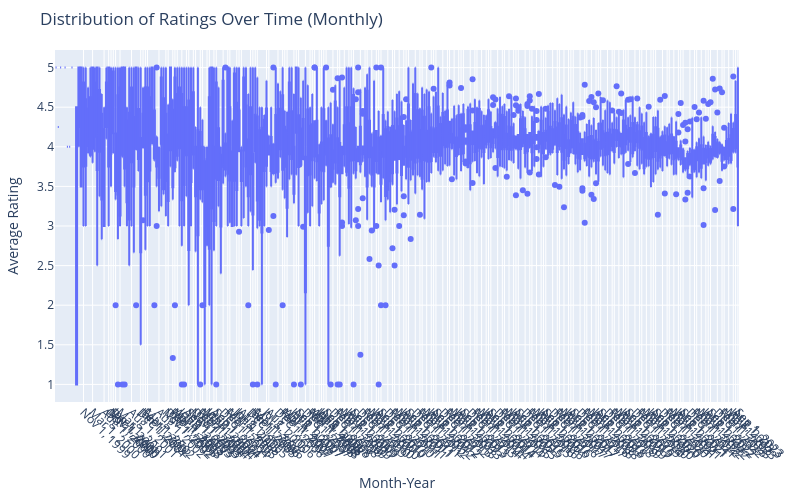

Notebook cell for this chart:
### Code cell
import pandas as pd
import plotly.express as px

# ---------------------------
# 1) Load and Preprocess Data
# ---------------------------
# File path to your ratingvalue.py data
file_path = "anything.csv"  # Update this if needed

# Read the CSV file
df = pd.read_csv(file_path)

# Convert 'time_period' to datetime format
df["time_period"] = pd.to_datetime(df["time_period"], format="%Y-%m")

# Create a 'year_month' column as period and then convert to string
df["year_month"] = df["time_period"].dt.to_period("M").astype(str)

# ---------------------------
# 2) Create Plotly Box Plot
# ---------------------------
fig_box = px.box(
    df,
    x="year_month",
    y="average_rating",
    title="Distribution of Ratings Over Time (Monthly)",
    labels={"year_month": "Month-Year", "average_rating": "Average Rating"},
)

# ---------------------------
# 3) Customize Layout
# ---------------------------
fig_box.update_layout(
    xaxis_title="Month-Year",
    yaxis_title="Average Rating",
    xaxis=dict(
        showgrid=True,
        tickangle=45,
        tickmode="array",
        tickvals=df["year_month"].iloc[::12],  # Show every 12 months to reduce clutter
    ),
    height=500,
    width=800,
    margin=dict(l=50, r=50, t=50, b=50),
)

# ---------------------------
# 4) Show the Plot
# ---------------------------
fig_box.show()

### Figure 1 — Plotly figure (JSON) as saved in the notebook; plotly's stock layout.template omitted (floating-point values rounded to 4 significant figures; data arrays with more than 128 entries replaced by an {"elided": "..."} marker saying what was removed)
{"data": [{"alignmentgroup": "True", "hovertemplate": "Month-Year=%{x}<br>Average Rating=%{y}<extra></extra>", "legendgroup": "", "marker": {"color": "#636efa"}, "name": "", "notched": false, "offsetgroup": "", "orientation": "v", "showlegend": false, "type": "box", "x": {"elided": "2623 str values"}, "x0": " ", "xaxis": "x", "y": {"elided": "2623 float values"}, "y0": " ", "yaxis": "y"}], "layout": {"boxmode": "group", "height": 500, "legend": {"tracegroupgap": 0}, "margin": {"b": 50, "l": 50, "r": 50, "t": 50}, "title": {"text": "Distribution of Ratings Over Time (Monthly)"}, "width": 800, "xaxis": {"anchor": "y", "domain": [0, 1], "showgrid": true, "tickangle": 45, "tickmode": "array", "tickvals": {"elided": "219 str values"}, "title": {"text": "Month-Year"}}, "yaxis": {"anchor": "x", "domain": [0, 1], "title": {"text": "Average Rating"}}}}
